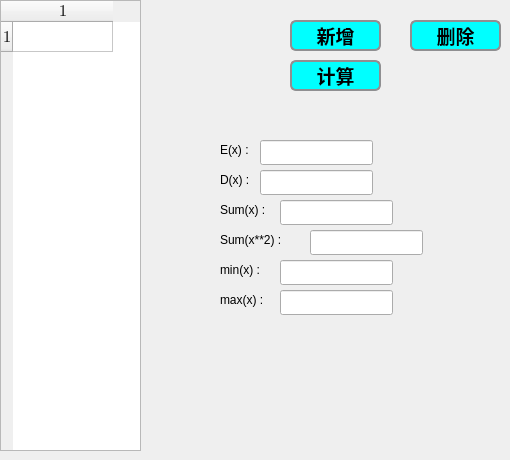
      <widget class="QWidget" name="SingleVarTab">
       <attribute name="title">
        <string>单变量</string>
       </attribute>
       <widget class="QTableWidget" name="P5data1">
        <property name="geometry">
         <rect>
          <x>0</x>
          <y>0</y>
          <width>141</width>
          <height>451</height>
         </rect>
        </property>
        <property name="font">
         <font>
          <family>Cambria Math</family>
          <pointsize>12</pointsize>
         </font>
        </property>
        <property name="rowCount">
         <number>1</number>
        </property>
        <property name="columnCount">
         <number>1</number>
        </property>
        <row/>
        <column/>
       </widget>
       <widget class="QPushButton" name="BtnAdd1">
        <property name="geometry">
         <rect>
          <x>290</x>
          <y>20</y>
          <width>91</width>
          <height>31</height>
         </rect>
        </property>
        <property name="styleSheet">
         <string notr="true">background-color:rgb(0, 255, 255);
border: 2px solid #8f8f91;
 border-radius: 6px; 
 font: bold 19px;
color: rgb(0, 0, 0);
</string>
        </property>
        <property name="text">
         <string>新增</string>
        </property>
       </widget>
       <widget class="QPushButton" name="BtnDelete1">
        <property name="geometry">
         <rect>
          <x>410</x>
          <y>20</y>
          <width>91</width>
          <height>31</height>
         </rect>
        </property>
        <property name="styleSheet">
         <string notr="true">background-color:rgb(0, 255, 255);
border: 2px solid #8f8f91;
 border-radius: 6px; 
 font: bold 19px;
color: rgb(0, 0, 0);
</string>
        </property>
        <property name="text">
         <string>删除</string>
        </property>
       </widget>
       <widget class="QPushButton" name="calc_5_1">
        <property name="geometry">
         <rect>
          <x>290</x>
          <y>60</y>
          <width>91</width>
          <height>31</height>
         </rect>
        </property>
        <property name="styleSheet">
         <string notr="true">background-color:rgb(0, 255, 255);
border: 2px solid #8f8f91;
 border-radius: 6px; 
 font: bold 19px;
color: rgb(0, 0, 0);
</string>
        </property>
        <property name="text">
         <string>计算</string>
        </property>
       </widget>
       <widget class="QLineEdit" name="E_x">
        <property name="geometry">
         <rect>
          <x>260</x>
          <y>140</y>
          <width>113</width>
          <height>25</height>
         </rect>
        </property>
        <property name="font">
         <font>
          <family>Cambria Math</family>
          <pointsize>12</pointsize>
         </font>
        </property>
        <property name="readOnly">
         <bool>true</bool>
        </property>
       </widget>
       <widget class="QLineEdit" name="D_x">
        <property name="geometry">
         <rect>
          <x>260</x>
          <y>170</y>
          <width>113</width>
          <height>25</height>
         </rect>
        </property>
        <property name="font">
         <font>
          <family>Cambria Math</family>
          <pointsize>12</pointsize>
         </font>
        </property>
        <property name="readOnly">
         <bool>true</bool>
        </property>
       </widget>
       <widget class="QLabel" name="label">
        <property name="geometry">
         <rect>
          <x>220</x>
          <y>140</y>
          <width>41</width>
          <height>19</height>
         </rect>
        </property>
        <property name="text">
         <string>E(x) :</string>
        </property>
       </widget>
       <widget class="QLabel" name="label_2">
        <property name="geometry">
         <rect>
          <x>220</x>
          <y>170</y>
          <width>41</width>
          <height>19</height>
         </rect>
        </property>
        <property name="text">
         <string>D(x) :</string>
        </property>
       </widget>
       <widget class="QLabel" name="label_3">
        <property name="geometry">
         <rect>
          <x>220</x>
          <y>200</y>
          <width>69</width>
          <height>19</height>
         </rect>
        </property>
        <property name="text">
         <string>Sum(x) :</string>
        </property>
       </widget>
       <widget class="QLabel" name="label_4">
        <property name="geometry">
         <rect>
          <x>220</x>
          <y>230</y>
          <width>81</width>
          <height>19</height>
         </rect>
        </property>
        <property name="text">
         <string>Sum(x**2) :</string>
        </property>
       </widget>
       <widget class="QLineEdit" name="Sum_x">
        <property name="geometry">
         <rect>
          <x>280</x>
          <y>200</y>
          <width>113</width>
          <height>25</height>
         </rect>
        </property>
        <property name="font">
         <font>
          <family>Cambria Math</family>
          <pointsize>12</pointsize>
         </font>
        </property>
        <property name="readOnly">
         <bool>true</bool>
        </property>
       </widget>
       <widget class="QLineEdit" name="Sum_x_2">
        <property name="geometry">
         <rect>
          <x>310</x>
          <y>230</y>
          <width>113</width>
          <height>25</height>
         </rect>
        </property>
        <property name="font">
         <font>
          <family>Cambria Math</family>
          <pointsize>12</pointsize>
         </font>
        </property>
        <property name="readOnly">
         <bool>true</bool>
        </property>
       </widget>
       <widget class="QLabel" name="label_5">
        <property name="geometry">
         <rect>
          <x>220</x>
          <y>260</y>
          <width>69</width>
          <height>19</height>
         </rect>
        </property>
        <property name="text">
         <string>min(x) :</string>
        </property>
       </widget>
       <widget class="QLabel" name="label_6">
        <property name="geometry">
         <rect>
          <x>220</x>
          <y>290</y>
          <width>69</width>
          <height>19</height>
         </rect>
        </property>
        <property name="text">
         <string>max(x) :</string>
        </property>
       </widget>
       <widget class="QLineEdit" name="Min_x">
        <property name="geometry">
         <rect>
          <x>280</x>
          <y>260</y>
          <width>113</width>
          <height>25</height>
         </rect>
        </property>
        <property name="font">
         <font>
          <family>Cambria Math</family>
          <pointsize>12</pointsize>
         </font>
        </property>
        <property name="readOnly">
         <bool>true</bool>
        </property>
       </widget>
       <widget class="QLineEdit" name="Max_x">
        <property name="geometry">
         <rect>
          <x>280</x>
          <y>290</y>
          <width>113</width>
          <height>25</height>
         </rect>
        </property>
        <property name="font">
         <font>
          <family>Cambria Math</family>
          <pointsize>12</pointsize>
         </font>
        </property>
        <property name="readOnly">
         <bool>true</bool>
        </property>
       </widget>
      </widget>
